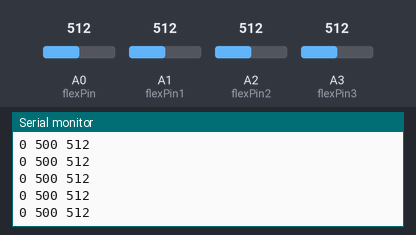
The sketch below on a simulated Arduino Uno, built with avr-gcc and run on an emulated ATmega328P. On the bench: the last lines printed to the serial monitor. The inputs (shaded band) are chosen by the test bench; at power-on: A2 (flexPin2) = 512, A0 (flexPin) = 512, A1 (flexPin1) = 512, A3 (flexPin3) = 512.

Above: at 1.2 s.
1.3 s: A2 (flexPin2) set to 107
At 2.2 s:
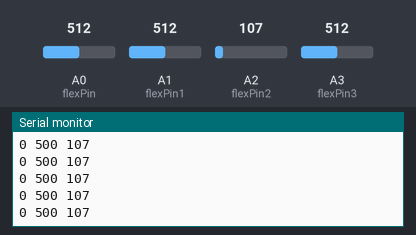
2.8 s: A2 (flexPin2) set to 88
At 3.6 s:
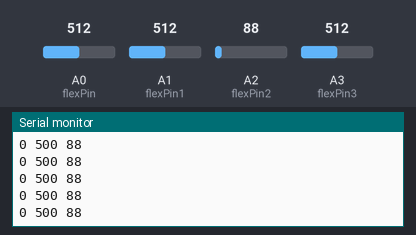
Timing chart, 0 to 5.8 s (numbered marks = the images above; inputs shaded):
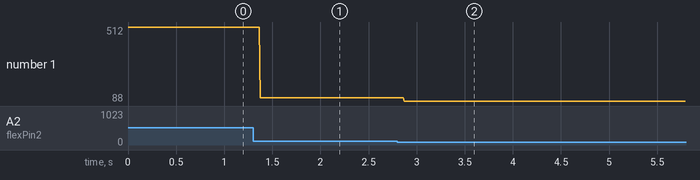

The sketch:

flex_filter.ino
```cpp
const int flexPin = A0; //pin A0 to read analog input
const int flexPin1 = A1;
const int flexPin2 = A2;
const int flexPin3 = A3;
//Variables:
int value;
int value1;
int value2;
int value3;//save analog value
int v1;
int v;
int v2;
int v3;


int mv1;
const int numReadings = 1;
int readings[numReadings];      // the readings from the analog input
int readIndex = 0;              // the index of the current reading
int total = 0;                  // the running total
int average = 0;                // the average


void setup() {
  Serial.begin(9600);
   for (int thisReading = 0; thisReading < numReadings; thisReading++) {
    readings[thisReading] = 0;
  }

}

int AvgFunc(int CurrentVal){
    int AverageVal = 0;
    int MeasurementsToAverage = 50;
    for(int i = 0; i < MeasurementsToAverage; ++i)
    {
      AverageVal += CurrentVal;

    }
    AverageVal /= MeasurementsToAverage;
    return AverageVal;
  }


int MovingAvg(int CurrentVal) {
  // subtract the last reading:
  total = total - readings[readIndex];
  // read from the sensor:
  readings[readIndex] = CurrentVal;
  //readings[readIndex] = analogRead(inputPin);
  // add the reading to the total:
  total = total + readings[readIndex];
  // advance to the next position in the array:
  readIndex = readIndex + 1;

  // if we're at the end of the array...
  if (readIndex >= numReadings) {
    // ...wrap around to the beginning:
    readIndex = 0;
  }

  // calculate the average:
  average = total / numReadings;
  // send it to the computer as ASCII digits
  return average;
}


void loop() {
  value = analogRead(flexPin);
  value1 = analogRead(flexPin1);
  value2 = analogRead(flexPin2);
  value3 = analogRead(flexPin3);
//
  v = AvgFunc(value);
  v1 = AvgFunc(value1);
  v2 = AvgFunc(value2);
  v3 = AvgFunc(value3);
//
 Serial.print(0);  // To freeze the lower limit
Serial.print(" ");
Serial.print(500);  // To freeze the upper limit
 Serial.print(" ");
//  Serial.print(v);
// Serial.print(" ");
//  Serial.print(v1);
//  Serial.print(" ");
 Serial.println(value2);
//  Serial.print(" ");
//  Serial.println(v3);
delay(3);

//
//  mv1 = MovingAvg(value);
//  Serial.println(mv1);
//  delay(1);


}
```

Measured:
- after the input at 1.3 s, the serial monitor: prints a new line after 0.07 s (image 1)
- after the input at 2.8 s, the serial monitor: prints a new line after 0.07 s (image 2)
- plotted number 1: 512 → 107 after the input at 1.3 s, 107 → 88 after the input at 2.8 s
